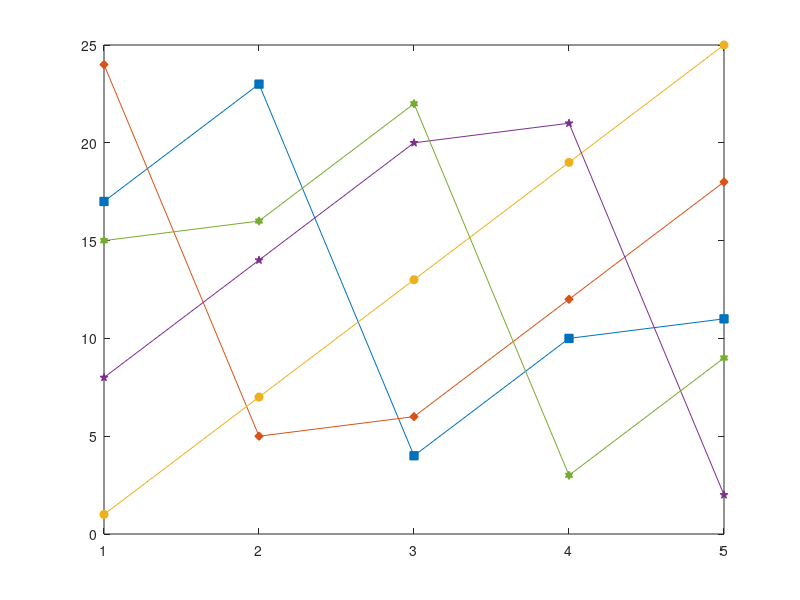

Reproduce this figure in MATLAB.
clear all; close all;
h=plot(magic(5));
prop_name(1)={'Marker'};
prop_name(2)={'MarkerFaceColor'};
prop_value(1,1)={'s'};
prop_value(1,2)={get(h(1),'Color')};
prop_value(2,1)={'d'};
prop_value(2,2)={get(h(2),'Color')};
prop_value(3,1)={'o'};
prop_value(3,2)={get(h(3),'Color')};
prop_value(4,1)={'p'};
prop_value(4,2)={get(h(4),'Color')};
prop_value(5,1)={'h'};
prop_value(5,2)={get(h(5),'Color')};
set(h,prop_name,prop_value);